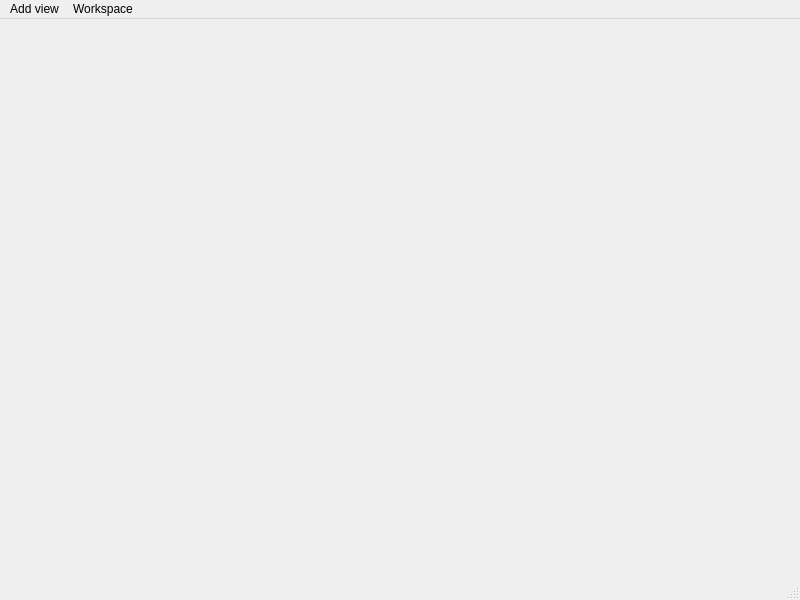
<?xml version="1.0" encoding="UTF-8"?>
<ui version="4.0">
 <class>ShotViewerMainWindow</class>
 <widget class="QMainWindow" name="ShotViewerMainWindow">
  <property name="geometry">
   <rect>
    <x>0</x>
    <y>0</y>
    <width>800</width>
    <height>600</height>
   </rect>
  </property>
  <property name="windowTitle">
   <string>MainWindow</string>
  </property>
  <widget class="QWidget" name="centralwidget"/>
  <widget class="QMenuBar" name="menubar">
   <property name="geometry">
    <rect>
     <x>0</x>
     <y>0</y>
     <width>800</width>
     <height>21</height>
    </rect>
   </property>
   <widget class="QMenu" name="menu_add_view">
    <property name="title">
     <string>Add view</string>
    </property>
   </widget>
   <widget class="QMenu" name="menuWorkspace">
    <property name="title">
     <string>Workspace</string>
    </property>
    <addaction name="action_save_workspace_as"/>
    <addaction name="action_load_workspace"/>
   </widget>
   <addaction name="menu_add_view"/>
   <addaction name="menuWorkspace"/>
  </widget>
  <widget class="QStatusBar" name="statusbar"/>
  <action name="action_save_workspace_as">
   <property name="text">
    <string>Save as...</string>
   </property>
  </action>
  <action name="action_load_workspace">
   <property name="text">
    <string>Load...</string>
   </property>
  </action>
 </widget>
 <resources/>
 <connections/>
</ui>
